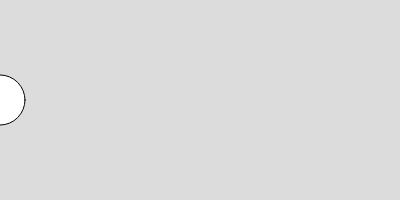
Frame 1 (no input)
Frame 60 (no input): identical to frame 1, image omitted
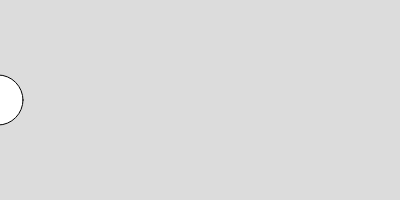
Frame 120 (the mouse pressed at the canvas centre since frame 60)

The p5.js sketch that drew these frames (run headless with seeded random() and noise() and a simulated clock; from frame 60 on, the mouse is pressed at the canvas centre):

// p5.js sketch
// ── sketch.js
let x = 0;
let y = 100;
let speed = 2;
let lastTime = 0;

function setup() {
  createCanvas(400, 200);
}

function draw() {
  background(220);
  ellipse(x, y, 50, 50);
  
  let currentTime = millis();
  if (currentTime - lastTime > 1000) {
    x += speed;
    if (x > width) {
      x = 0;
    }
    lastTime = currentTime;
  }
}

function mousePressed() {
  speed = -speed; // 点击鼠标时改变方向
}
